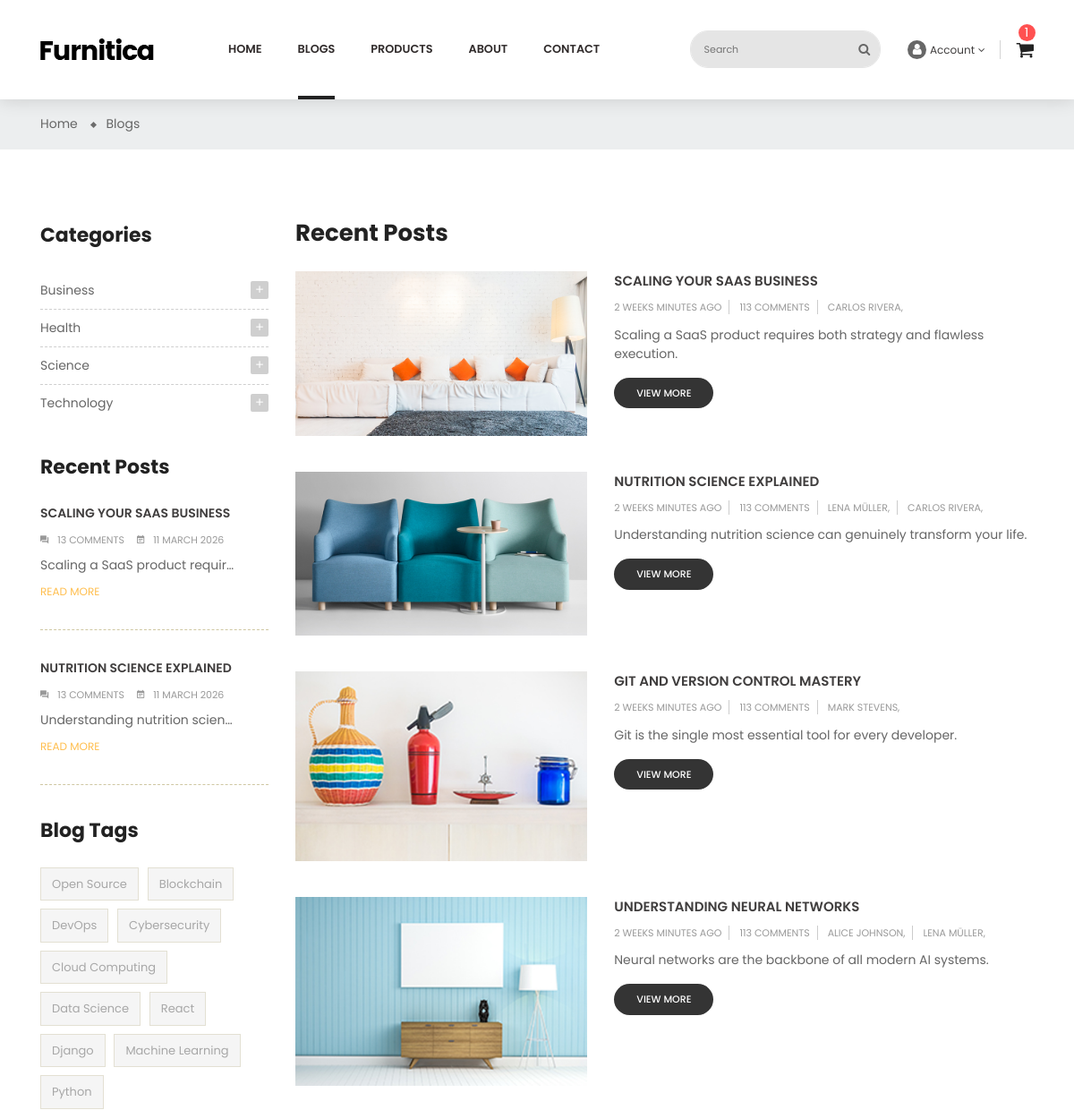
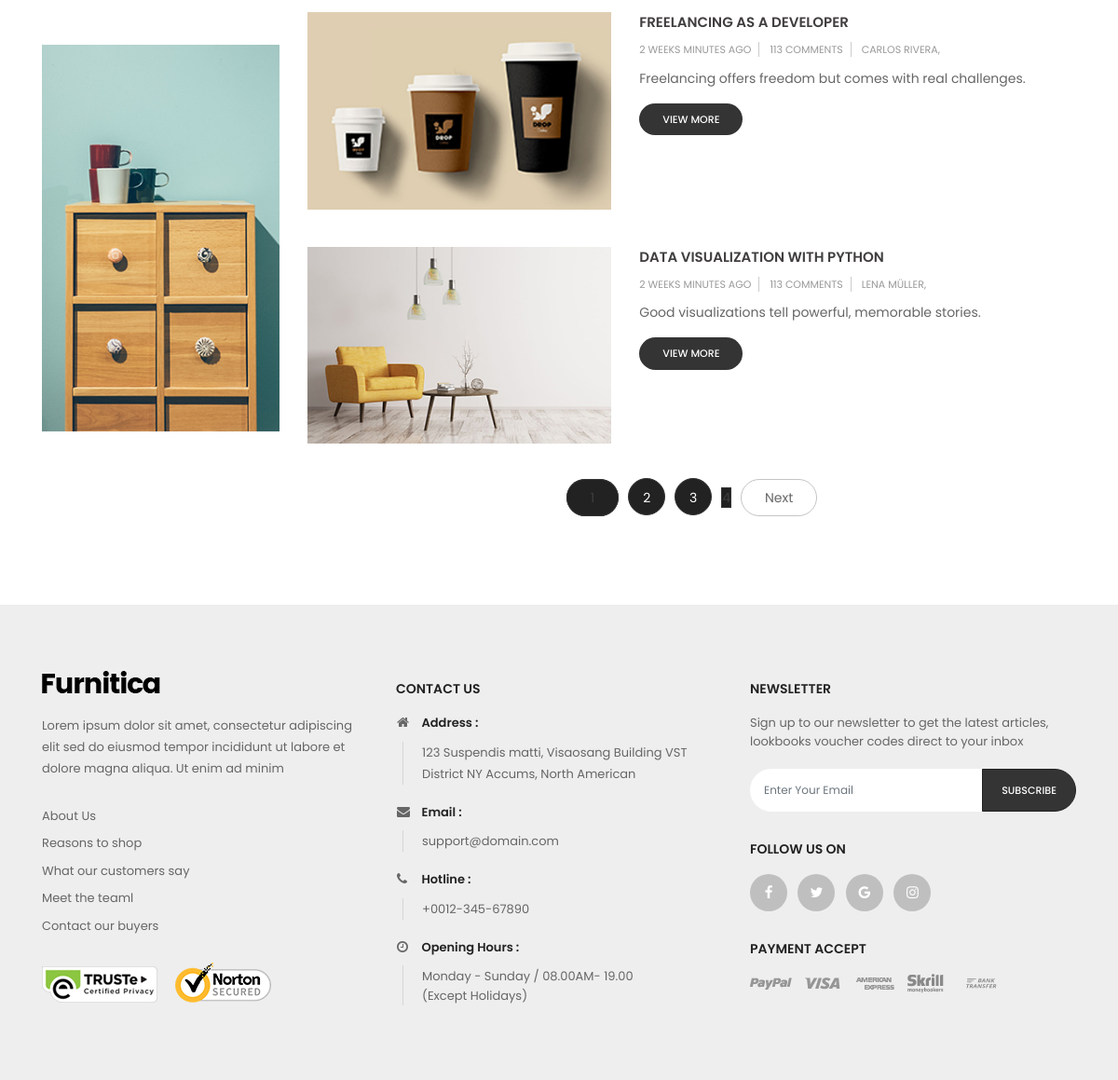
Screenshot of /en/blogs/ with the database file from the repository (2 pictures, top to bottom).
### blogs/models.py (models this page shows, shortened)
class Category(BaseModel):
    title = models.CharField(
        max_length=128,
        verbose_name=_("Title")
    )
    parent = models.ForeignKey(
        'self',
        on_delete=models.PROTECT,
        related_name='children',
        null=True,
        blank=True,
        verbose_name=_("Parent category")
    )
    class Meta:
        db_table = 'categories'
        verbose_name = _("Category")
        verbose_name_plural = _("Categories")

class Blog(BaseModel):
    title = models.CharField(
        max_length=128,
        verbose_name=_("Title")
    )
    short_description = models.CharField(
        max_length=255,
        verbose_name=_("Short description")
    )
    image = models.ImageField(
        upload_to='blogs/',
        null=True,
        blank=True,
        verbose_name=_("Image")
    )
    long_description = models.TextField(
        verbose_name=_("Long description")
    )
    status = models.CharField(
        max_length=20,
        choices=BlogStatus,
        default=BlogStatus.DRAFT,
        verbose_name=_("Status")
    )
    categories = models.ManyToManyField(
        Category,
        related_name='blogs',
        verbose_name=_("Categories")
    )
    tags = models.ManyToManyField(
        Tag,
        related_name='blogs',
        verbose_name=_("Tags")
    )
    authors = models.ManyToManyField(
        Author,
        related_name='blogs',
        verbose_name=_("Authors")
    )
    class Meta:
        db_table = 'blogs'
        verbose_name = _("Blog")
        verbose_name_plural = _("Blogs")

class Tag(BaseModel):
    title = models.CharField(
        max_length=128,
        verbose_name=_("Title")
    )
    class Meta:
        db_table = 'tags'
        verbose_name = _("Tag")
        verbose_name_plural = _("Tags")

class Author(BaseModel):
    full_name = models.CharField(
        max_length=128,
        verbose_name=_("Full name")
    )
    image = models.ImageField(
        upload_to='authors/',
        verbose_name=_("Image")
    )
    about = models.CharField(
        max_length=255,
        verbose_name=_("About")
    )
    professions = models.CharField(
        max_length=128,
        verbose_name=_("Professions")
    )
    is_active = models.BooleanField(
        default=True,
        verbose_name=_("Is active")
    )
    class Meta:
        db_table = 'authors'
        verbose_name = _("Author")
        verbose_name_plural = _("Authors")

### blogs/views.py (the view)
# urls.py: path('', BlogListView.as_view(), name='list'),
class BlogListView(ListView):
    model = Blog
    template_name = 'blogs/blogs-list.html'
    context_object_name = 'blogs'
    paginate_by = 6
    def get_queryset(self):
        blogs = Blog.objects.filter(status=BlogStatus.PUBLISHED).order_by('-id')
        categories = self.request.GET.getlist('cat')
        tags = self.request.GET.getlist('tag')
        categories_id_list = []
        tags_id_list = []
        if categories:
            categories_id_list = list(map(int, categories[0].split(',')))
        if tags:
            tags_id_list = list(map(int, tags[0].split(',')))
        if categories_id_list:
            blogs = blogs.filter(categories__id__in=categories_id_list)
        if tags_id_list:
            blogs = blogs.filter(tags__id__in=tags_id_list)
        return blogs
    def get_context_data(self, **kwargs):
        context = super().get_context_data(**kwargs)
        context["categories"] = Category.objects.filter(parent=None).order_by('-id')
        context["tags"] = Tag.objects.all().order_by('-id')
        context["recent_posts"] = Blog.objects.order_by('-created_at')[:2]
        return context

### templates/blogs/blogs-list.html (shortened to what this page needs)
{% extends 'layout/base.html' %}
{% load static %}
{% load i18n %}
{% block id %}id="blog-list-sidebar-left"{% endblock %}
{% block class %}class="blog"{% endblock %}
{% block content %}
    <div class="main-content">
        <div id="wrapper-site">
            <div id="content-wrapper">
                <div id="main">
                    <div class="page-home">
                        <nav class="breadcrumb-bg">
                            <div class="container no-index">
                                <div class="breadcrumb">
                                    <ol>
                                        <li>
                                            <a href="{% url 'shared:home' %}">
                                                <span>{% trans 'Home' %}</span>
                                            </a>
                                        </li>
                                        <li>
                                            <a href="{% url 'blogs:list' %}">
                                                <span>{% trans 'Blogs' %}</span>
                                            </a>
                                        </li>
                                    </ol>
                                </div>
                            </div>
                        </nav>
                        <div class="container">
                            <div class="content">
                                <div class="row">
                                    {% include 'blogs/blog-filter.html' %}
                                    <div class="col-sm-8 col-lg-9 col-md-9 flex-xs-first main-blogs">
                                        <h2>{% trans 'Recent Posts' %}</h2>
                                        {% for blog in blogs %}
                                            <div class="list-content row">
                                                <div class="hover-after col-md-5 col-xs-12">
                                                    <a href="{% url 'blogs:detail' pk=blog.id %}">
                                                        <img src="{{ blog.image.url }}" alt="img">
                                                    </a>
                                                </div>
                                                <div class="late-item col-md-7 col-xs-12">
                                                    <p class="content-title">
                                                        <a href="{% url 'blogs:detail' pk=blog.id %}">{{ blog.title }}</a>
                                                    </p>
                                                    <p class="post-info">
                                                        <span>{{ blog.created_at|timesince }} {% trans 'minutes ago' %}</span>
                                                        <span>113 Comments</span>
                                                        {% for author in blog.authors.all %}
                                                            <span>{{ author.full_name }},</span>
                                                        {% endfor %}
                                                    </p>
                                                    <p class="description">{{ blog.short_description }}
                                                    </p>
                                                    <span class="view-more">
                                                    <a href="{% url 'blogs:detail' pk=blog.id %}">{% trans 'view more' %}</a>
                                                </span>
                                                </div>
                                            </div>
                                        {% endfor %}
                                        <div class="page-list col">
                                            <ul class="justify-content-center d-flex">
                                                {% for page in page_obj.paginator.page_range %}
                                                    <li class="current active">
                                                        <a rel="nofollow" href="?page={{ page }}"
                                                           class="disabled js-search-link">
                                                            {{ page }}
                                                        </a>
                                                    </li>
                                                {% endfor %}
                                                {% if page_obj.has_next %}
                                                    <li>
                                                        <a rel="next"
                                                           onclick="addUrlParameter('page', {{ page_obj.next_page_number }})"
                                                           class="next disabled js-search-link">
                                                            {% trans 'Next' %}
                                                        </a>
                                                    </li>
                                                {% endif %}
                                            </ul>
                                        </div>
                                    </div>
                                </div>
                            </div>
                        </div>
                    </div>
                </div>
            </div>
        </div>
    </div>
{% endblock %}

### templates/blogs/blog-filter.html (shortened to what this page needs)
{% load i18n %}
{% load static %}
<div class="sidebar-3 sidebar-collection col-lg-3 col-md-3 col-sm-4">
    <div class="sidebar-block">
        <div class="title-block">{% trans 'Categories' %}</div>
        <div class="block-content">
            {% for category in categories %}
                <div class="cateTitle hasSubCategory open level1">
                                                    <span class="arrow collapse-icons collapsed" data-toggle="collapse"
                                                          data-target="#{{ category.id }}" aria-expanded="false"
                                                          role="status">
                                                        <i class="zmdi zmdi-plus"></i>
                                                    </span>
                    <a class="cateItem"
                       onclick="addUrlParameter('cat', {{ category.id }})">{{ category.title }}</a>
                </div>
            {% endfor %}
        </div>
    </div>
    <div class="sidebar-block">
        <div class="title-block">{% trans 'Recent Posts' %}</div>
        <div class="post-item-content">
            {% for post in recent_posts %}
                <div>
                    <div class="late-item first-child">
                        <a href="{% url 'blogs:detail' pk=post.id %}">
                            <p class="content-title">{{ post.title }}</p>
                        </a>
                        <span>
                                                            <i class="zmdi zmdi-comments"></i>13 {% trans 'comments' %}
                                                        </span>
                        <span>
                                                            <i class="zmdi zmdi-calendar-note"></i>{{ post.created_at|date:"d F Y" }}
                                                        </span>
                        <p class="description">{{ post.short_description|truncatechars:30 }}
                        </p>
                        <p class="remove">
                            <a href="{% url 'blogs:detail' pk=post.id %}">{% trans 'READ MORE' %}</a>
                        </p>
                    </div>
                </div>
            {% endfor %}
        </div>
    </div>
    <div class="sidebar-block product-tags">
        <div class="title-block">
            {% trans 'Blog Tags' %}
        </div>
        <div class="block-content">
            <ul class="listSidebarBlog list-unstyled">
                {% for tag in tags %}
                    <li>
                        <a onclick="addUrlParameter('tag', {{ tag.id }})"
                           title="Show products matching tag Hot Trend">
                            {{ tag.title }}</a>
                    </li>
                {% endfor %}
            </ul>
        </div>
    </div>
    <div class="sidebar-block group-image-special">
        <div class="effect">
            <a href="#">
                <img class="img-fluid" src="{% static 'img/blog/advertising.jpg' %}"
                     alt="banner-2"
                     title="banner-2">
            </a>
        </div>
    </div>
</div>

### rows the page displays
Category: title "Business"
Category: title "Health"
Category: title "Science"
Category: title "Technology"
Blog: title "SCALING YOUR SAAS BUSINESS", created_at "11 MARCH 2026", short_description "Scaling a SaaS product requir…", image (picture), created_at "2 WEEKS", short_description "Scaling a SaaS product requires both strategy and flawless execution."
Blog: title "NUTRITION SCIENCE EXPLAINED", created_at "11 MARCH 2026", short_description "Understanding nutrition scien…", image (picture), created_at "2 WEEKS", short_description "Understanding nutrition science can genuinely transform your life."
Tag: title "Open Source"
Tag: title "Blockchain"
Tag: title "DevOps"
Tag: title "Cybersecurity"
Tag: title "Cloud Computing"
Tag: title "Data Science"
Tag: title "React"
Tag: title "Django"
Tag: title "Machine Learning"
Tag: title "Python"
Author: full_name "CARLOS RIVERA"
Author: full_name "LENA MÜLLER"
Blog: image (picture), title "GIT AND VERSION CONTROL MASTERY", created_at "2 WEEKS", short_description "Git is the single most essential tool for every developer."
Author: full_name "MARK STEVENS"
Blog: image (picture), title "UNDERSTANDING NEURAL NETWORKS", created_at "2 WEEKS", short_description "Neural networks are the backbone of all modern AI systems."
Author: full_name "ALICE JOHNSON"
Blog: image (picture), title "FREELANCING AS A DEVELOPER", created_at "2 WEEKS", short_description "Freelancing offers freedom but comes with real challenges."
Blog: image (picture), title "DATA VISUALIZATION WITH PYTHON", created_at "2 WEEKS", short_description "Good visualizations tell powerful, memorable stories."

### other values shown
{{ page }} "1" "2" "3" "4"
